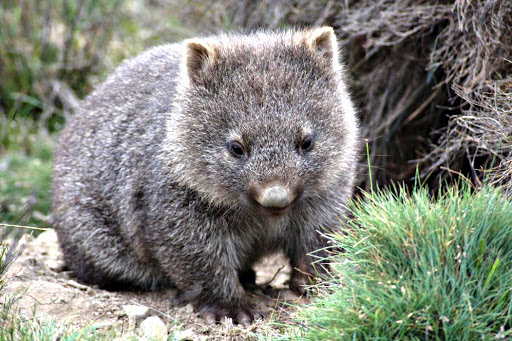
#> input picture Third_lab/Python3/Lab3/pics/unnamed.jpg, 512 x 341 px
$ python Task_5.py
#> lines starting #> are read from the running program, lines starting #| are printed output that depends on the picture
import numpy as np;
from PIL import Image, ImageDraw;

gray = np.array([0.299, 0.587, 0.114]);

def _get_image_data(image):
    draw = ImageDraw.Draw(image)
    width = image.size[0]
    height = image.size[1]
    pix = image.load()
    return draw, width, height, pix

def _get_gray_pix(pix, i, j):
    if type(pix) == int:
        pix = (pix, pix, pix)
    return sum(pix[i, j][:]) // 3

def bw(colour, bw):
    draw, width, height, pix = _get_image_data(colour)

    for i in range(width):
        for j in range(height):
            s = _get_gray_pix(pix, i, j)
            draw.point((i, j), (s, s, s))
    colour.save(bw)
    del draw
    return np.array(colour)

def bw_NP(colour, bw):
    arr_pic = np.asarray(colour)
    grayscale_image = np.dot(arr_pic[..., :3], gray)
    new_pic = Image.fromarray(grayscale_image)
    new_pic = new_pic.convert('RGB')
    new_pic.save(bw)
    return np.array(new_pic)

def bw_vec(colour, bw):
    draw, width, height, pix = _get_image_data(colour)

    [[draw.point((i, j), (_get_gray_pix(pix, i, j), _get_gray_pix(pix, i, j), _get_gray_pix(pix, i, j)))
      for j in range(height)] for i in range(width)]
    colour.save(bw)
    del draw
    return np.array(colour)

nonvec_pic, vec_pic, np_pic = "pics/nonec.jpg", "pics/vec.jpg", "pics/np.jpg"
orig_pic = Image.open("pics/unnamed.jpg")
#> orig_pic is the input picture: PIL image 512x341 RGB; mean R, G, B 128.6, 130.8, 121.2
m1 = bw(orig_pic, nonvec_pic)
#> in bw, `draw, width, height, pix = _get_image_data(colour)`: width = 512; height = 341
#> in bw, `colour.save(bw)`:
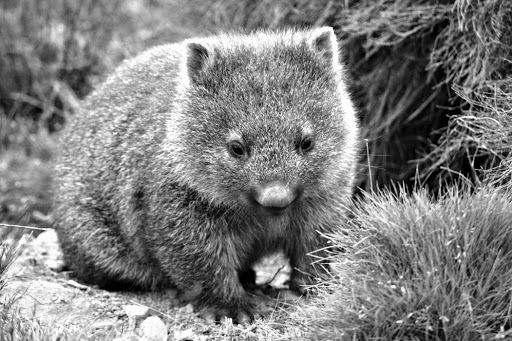
#> saved as nonec.jpg: PIL image 512x341 RGB; min 0, max 255, mean 126.5
m2 = bw_vec(orig_pic, vec_pic)
#> in bw_vec, `draw, width, height, pix = _get_image_data(colour)`: width = 512; height = 341
m3 = bw_NP(orig_pic, np_pic)
print(m1)
#> (printed output is left out)
print(m2)
#> (printed output is left out)
print(m3)
#> (printed output is left out)
